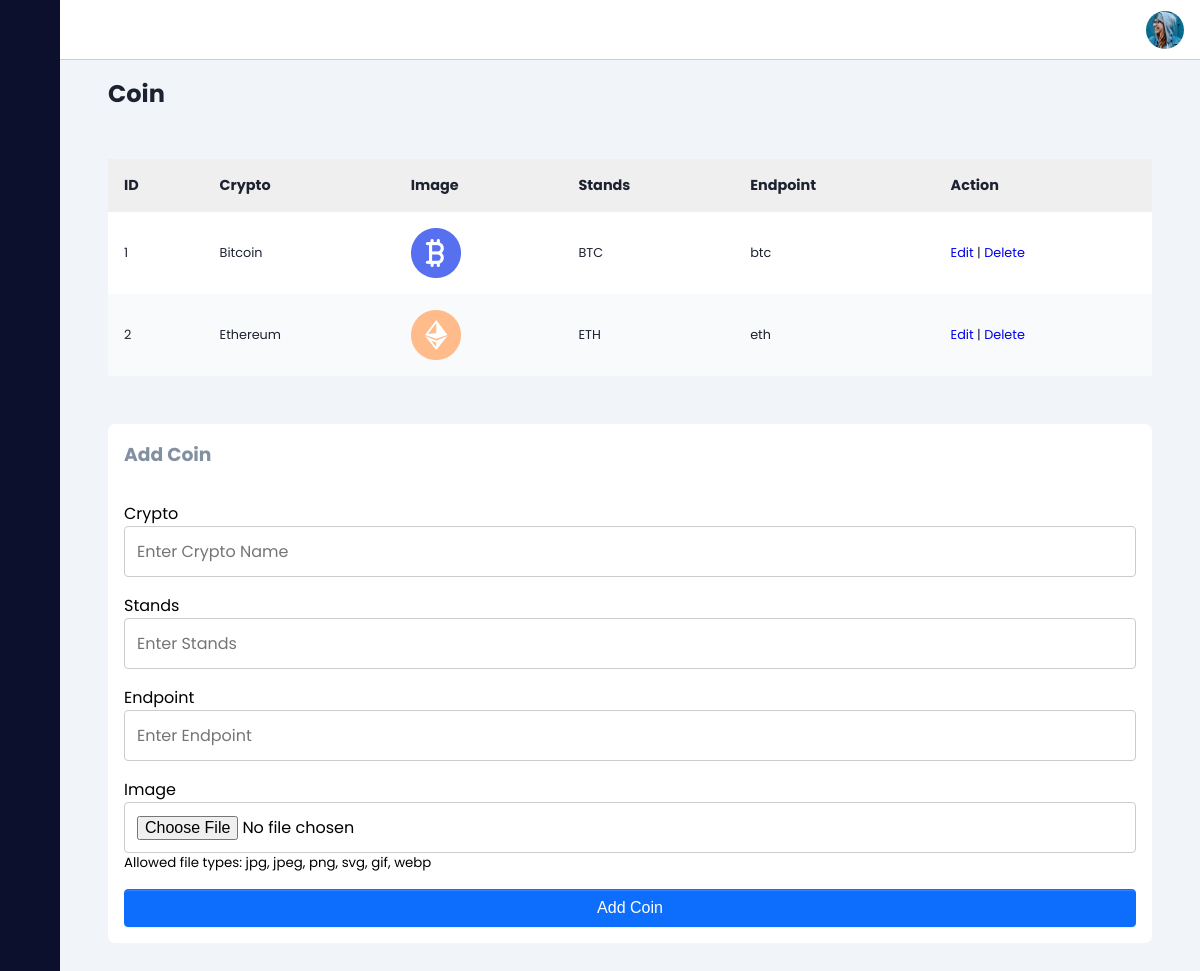
Page /coin.php (signed in) on the committed database.
### tables this page shows
CREATE TABLE `tb_coins` (
  `id` int(11) NOT NULL,
  `name` varchar(255) NOT NULL,
  `stands` varchar(255) NOT NULL,
  `api_endpoint` varchar(255) NOT NULL,
  `image` varchar(255) NOT NULL
);

### coin.php (the view, shortened to what this page needs)
<?php
include 'db.php';
$coin_list = [];
try {
    $sql = 'SELECT * FROM tb_coins;';
    $result = $conn->query($sql);
    while ($row = $result->fetch_assoc()) {
        $coin_list[] = $row;
    }
} catch (Exception $e) {
    echo '<script>alert("Failed to fetch coin list")</script>';
}
?>
<html lang="en">
<head>
    <link rel="stylesheet" href="https://cdn.jsdelivr.net/gh/lykmapipo/themify-icons@0.1.2/css/themify-icons.css">
    <link rel="stylesheet" href="https://cdn.jsdelivr.net/npm/sweetalert2@11.14.5/dist/sweetalert2.min.css">
    <link rel="stylesheet" href="dashboard.css">
</head>
<body>
    <div class="sidebar">
        <div class="sidebar-header">
        </div>
        <div class="sidebar-menu">
            <ul>
            </ul>
        </div>
    </div>
    <div class="main-content">
        <header>
            <div class="social-icons">
                <div></div>
            </div>
        </header>
        <main>
            <h2 class="dash-title">Coin</h2>
            <section class="recent">
                <div class="activity-grid">
                    <div class="activity-card">
                        <div class="table-responsive">
                            <table>
                                <thead>
                                    <tr>
                                        <th>ID</th>
                                        <th>Crypto</th>
                                        <th>Image</th>
                                        <th>Stands</th>
                                        <th>Endpoint</th>
                                        <th>Action</th>
                                    </tr>
                                </thead>
                                <tbody>
                                    <?php
                                    if(count($coin_list) > 0) {
                                        foreach($coin_list as $coin) {
                                            echo '<tr>';
                                            echo '<td>' . $coin['id'] . '</td>';
                                            echo '<td>' . $coin['name'] . '</td>';
                                            echo '<td><img src="' . $coin['image'] . '" alt="' . $coin['name'] . '" width="50"></td>';
                                            echo '<td>' . $coin['stands'] . '</td>';
                                            echo '<td>' . $coin['api_endpoint'] . '</td>';
                                            echo '<td><a href="coin.php?id=' . $coin['id'] . '&action=edit">Edit</a> | <a href="coin.php?id=' . $coin['id'] . '&action=del">Delete</a></td>';
                                            echo '</tr>';
                                        }
                                    } else {
                                        echo '<tr><td colspan="4">No coin found</td></tr>';
                                    }
                                    ?>
                                </tbody>
                            </table>
                        </div>
                    </div>
                </div>
            </section>
            <section class="recent">
                <div class="activity-grid">
                    <div class="activity-card">
                        <h3>Add Coin</h3>
                        <form class="form-container" id="add-coin">
                            <div class="form-group">
                                <label for="name">Crypto</label>
                                <input type="text" id="name" name="name" class="form-control" placeholder="Enter Crypto Name">
                            </div>
                            <div class="form-group">
                                <label for="stands">Stands</label>
                                <input type="text" id="stands" name="stands" class="form-control" placeholder="Enter Stands">
                            </div>
                            <div class="form-group">
                                <label for="endpoint">Endpoint</label>
                                <input type="text" id="endpoint" name="endpoint" class="form-control" placeholder="Enter Endpoint">
                            </div>
                            <div class="form-group">
                                <label for="icon">Image</label>
                                <input type="file" id="icon" name="image" class="form-control">
                                <small>Allowed file types: jpg, jpeg, png, svg, gif, webp</small>
                            </div>
                            <div class="form-group">
                                <button name="submit" type="submit" class="btn btn-primary">Add Coin</button>
                            </div>
                        </form>
                    </div>
                </div>
            </section>
        </main>
    </div>
</body>
</html>

### dashboard.css (style rules this page uses)
:root { --main-color: #0d102c; --color-dark: #1d2231; --text-grey: #8390a2; }
* { font-family: "Poppins", sans-serif; margin: 0; padding: 0; text-decoration: none; list-style-type: none; box-sizing: border-box; }
.sidebar { height: 100%; width: 240px; position: fixed; left: 0; top: 0; z-index: 100; background: var(--main-color); color: #fff; overflow-y: auto; transition: width 500ms; }
.sidebar-header { display: flex; justify-content: space-between; align-items: center; height: 60px; padding: 0rem 1rem; }
.sidebar-menu { padding: 1rem; }
.main-content { position: relative; margin-left: 240px; transition: margin-left 500ms; }
header { position: fixed; left: 240px; top: 0; z-index: 100; width: calc(100% - 240px); background: #fff; height: 60px; padding: 0rem 1rem; display: flex; align-items: center; justify-content: space-between; border-bottom: 1px solid #ccc; transition: left 500ms; }
.social-icons { display: flex; align-items: center; }
.social-icons span, .social-icons div { margin-left: 1.2rem; }
.social-icons div { height: 38px; width: 38px; background-size: cover; background-repeat: no-repeat; background-image: url(img/1.jpg); border-radius: 50%; }
main { margin-top: 60px; background: #f1f5f9; min-height: 90vh; padding: 1rem 3rem; }
.dash-title { color: var(--color-dark); margin-bottom: 1rem; }
.recent { margin-top: 3rem; margin-bottom: 3rem; }
.activity-grid { display: grid; grid-template-columns: 100%; grid-column-gap: 1.5rem; }
.activity-card, .summary-card, .bday-card { background: #fff; border-radius: 7px; }
.activity-card h3 { color: var(--text-grey); margin: 1rem; }
.activity-card table { width: 100%; border-collapse: collapse; }
.activity-card thead { background: #efefef; text-align: left; }
th, td { font-size: 0.9rem; padding: 1rem 1rem; color: var(--color-dark); }
td { font-size: 0.8rem; }
tbody tr:nth-child(even) { background: #f9fafc; }
.table-responsive { overflow-x: auto; }
.btn { padding: 0.375rem 0.75rem; font-family: Arial, sans-serif; font-size: 1rem; font-weight: 400; line-height: 1.5; color: #333; background-color: transparent; border: 1px solid transparent; border-radius: 0.25rem; transition: color 0.15s ease-in-out, background-color 0.15s ease-in-out, border-color 0.15s ease-in-out, box-shadow 0.15s ease-in-out; box-shadow: inset 0 1px 0 rgba(255, 255, 255, 0.15), 0 1px 1px rgba(0, 0, 0, 0.075); }
.btn-primary { color: #fff; background-color: #0d6efd; border-color: #0d6efd; }
.form-container { display: flex; flex-direction: column; gap: 1rem; max-width: 100%; padding: 1rem; }
.form-group { display: flex; flex-direction: column; }
.form-control { width: 100%; padding: 0.75rem; font-size: 1rem; border: 1px solid #ccc; border-radius: 0.25rem; }
@media only screen and (max-width: 1200px) { .sidebar { width: 60px; z-index: 150; } }
@media only screen and (max-width: 1200px) { .sidebar .sidebar-header, .sidebar li { display: flex; justify-content: center; } }
@media only screen and (max-width: 1200px) { .main-content { margin-left: 60px; } }
@media only screen and (max-width: 1200px) { .main-content header { left: 60px; width: calc(100% - 60px); } }

### rows in the picture
tb_coins: id "1", name "Bitcoin", image (picture), stands "BTC", api_endpoint "btc"
tb_coins: id "2", name "Ethereum", image (picture), stands "ETH", api_endpoint "eth"
